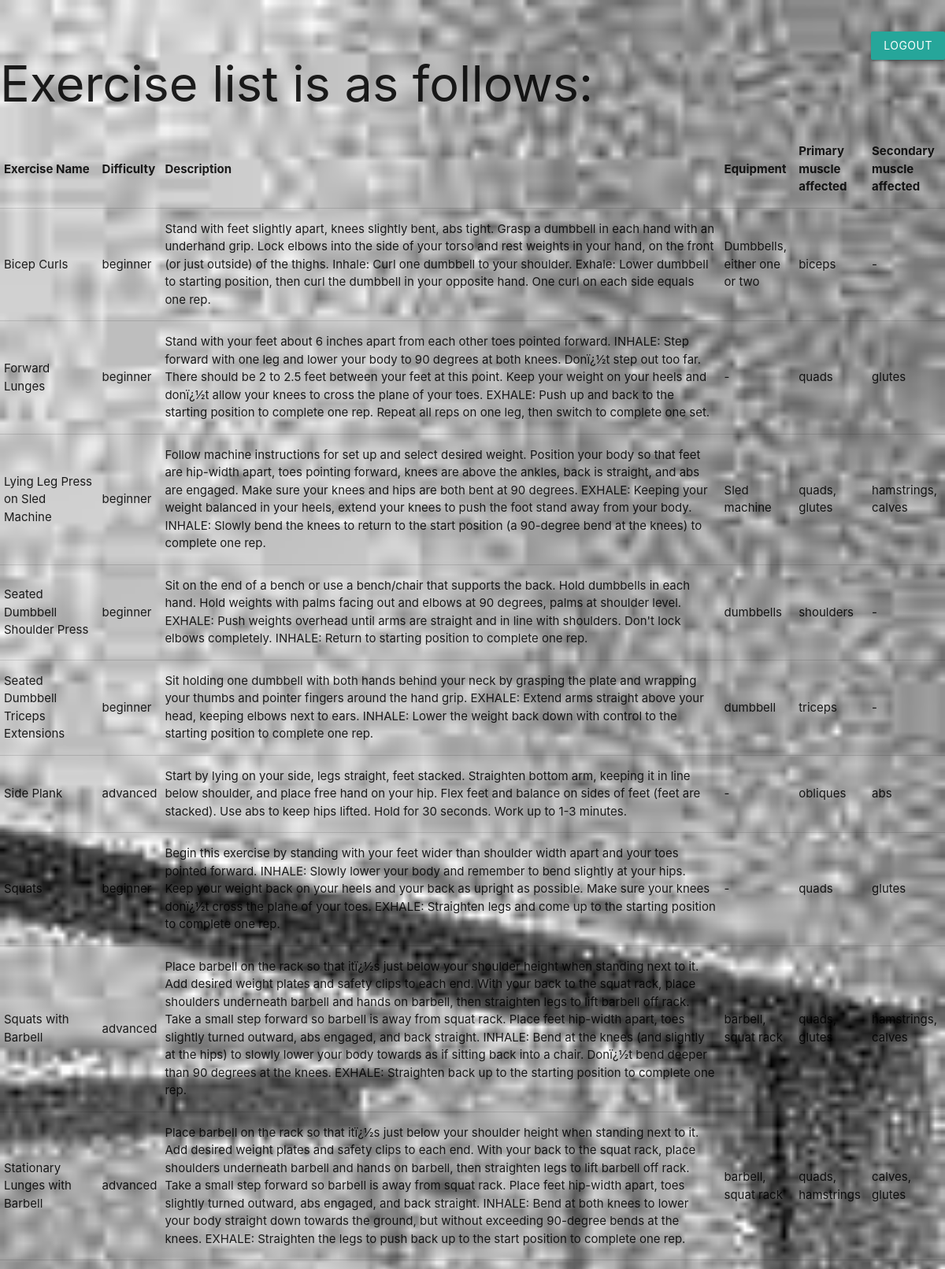
/exercises (signed in, upper part), run on the app's committed database.
### models.py (models this page shows)
class Exercise(db.Model):
    id= db.Column(db.Integer, primary_key=True)
    name= db.Column(db.String(100))
    difficulty= db.Column(db.String(20))
    description= db.Column(db.String(5000))
    equipment_needed= db.Column(db.String(20))
    equipment= db.Column(db.String(100))
    primary_muscle= db.Column(db.String(100))
    secondary_muscle= db.Column(db.String(100))
    routines = db.relationship('Routines', backref='exercise', lazy=True)
    def toDict(self):
        return {
            'id': self.id,
            'name': self.name,
            'difficulty': self.difficulty,
            'description': self.description,
            'equipment_needed': self.equipment_needed,
            'equipment': self.equipment,
            'primary_muscle': self.primary_muscle,
            'secondary_muscle': self.secondary_muscle,
            'routines': self.routines
        }

### main.py (the view)
@app.route('/exercises')
@login_required
def exercises():
    exerciseList = Exercise.query.all()
    exerciseList = [row.toDict() for row in exerciseList]
    return render_template('exercises.html', exerciseList=exerciseList, option=2)

### main.py (called while the page is built)
@login_manager.user_loader
def load_user(user_id):
    return User.query.get(user_id)

### templates/exercises.html (shortened to what this page needs)
{% extends "layout.html" %}
{% block content %}
   <h1>Exercise list is as follows:</h1>
<table>
    <thead>
        <th>Exercise Name</th>
        <th>Difficulty</th>
        <th>Description</th>
        <th>Equipment</th>
        <th>Primary muscle affected</th>
        <th>Secondary muscle affected</th>
    </thead>
    <tbody>
        {% if option==2 %}
            {% for row in exerciseList %}
                <tr>
                    <td>{{row.name}}</td>
                    <td>{{row.difficulty}}</td>
                    <td>{{row.description}}</td>
                    <td>
                        {% if row.equipment == 'null' %}
                            {{"-"}}
                        {% else %}
                            {{row.equipment}}
                        {% endif %}
                    </td>
                    <td>{{row.primary_muscle}}</td>
                    <td>
                        {% if row.secondary_muscle == 'null' %}
                            {{"-"}}
                        {% else %}
                            {{row.secondary_muscle}}
                        {% endif %}
                    </td>
                </tr>
            {% endfor %}
        {% else %}
            <h2>Exercise was not found, please try again.</h2>
        {% endif %}
    </tbody>
</table>
{% endblock %}

### templates/layout.html (shortened to what this page needs)
<!doctype html>
<html>
  <head>
    <link rel="stylesheet" href="{{ url_for('static', filename='style.css') }}">
    <link rel="stylesheet" href="https://cdnjs.cloudflare.com/ajax/libs/materialize/1.0.0/css/materialize.min.css">
  </head>
  <body>
        {% if current_user.is_authenticated %}
          <ul class="right" style="margin-top: 10px">
            <li><a class="waves-effect waves-light btn right" href="/logout">Logout</a></li>
          </ul>
        {% endif %}
    <div id="content">{% block content %}{% endblock %}</div>
  </body>
</html>

### static/style.css (style rules this page uses)
body { background-color: #f2f2f2; padding-top: 30px; height: 100px; background-image: url("gym.jpg"); background-attachment: fixed; background-size: cover; }
.btn { color:red; }

### data on the page
Exercise: name "Bicep Curls", difficulty "beginner", description "Stand with feet slightly apart, knees slightly bent, abs tight. Grasp a dumbbell in each hand with an underhand grip. Lock elbows into the side of your torso and rest weights in your hand, on the front (or just outside) of the thighs. Inhale: Curl one dumbbell to your shoulder. Exhale: Lower dumbbell to starting position, then curl the dumbbell in your opposite hand. One curl on each side equals one rep.", equipment "Dumbbells, either one or two", primary_muscle "biceps", value "-"
Exercise: name "Forward Lunges", difficulty "beginner", description "Stand with your feet about 6 inches apart from each other toes pointed forward. INHALE: Step forward with one leg and lower your body to 90 degrees at both knees. Donï¿½t step out too far. There should be 2 to 2.5 feet between your feet at this point. Keep your weight on your heels and donï¿½t allow your knees to cross the plane of your toes. EXHALE: Push up and back to the starting position to complete one rep. Repeat all reps on one leg, then switch to complete one set.", value "-", primary_muscle "quads", secondary_muscle "glutes"
Exercise: name "Lying Leg Press on Sled Machine", difficulty "beginner", description "Follow machine instructions for set up and select desired weight. Position your body so that feet are hip-width apart, toes pointing forward, knees are above the ankles, back is straight, and abs are engaged. Make sure your knees and hips are both bent at 90 degrees. EXHALE: Keeping your weight balanced in your heels, extend your knees to push the foot stand away from your body. INHALE: Slowly bend the knees to return to the start position (a 90-degree bend at the knees) to complete one rep.", equipment "Sled machine", primary_muscle "quads, glutes", secondary_muscle "hamstrings, calves"
Exercise: name "Seated Dumbbell Shoulder Press", difficulty "beginner", description "Sit on the end of a bench or use a bench/chair that supports the back. Hold dumbbells in each hand. Hold weights with palms facing out and elbows at 90 degrees, palms at shoulder level. EXHALE: Push weights overhead until arms are straight and in line with shoulders. Don't lock elbows completely. INHALE: Return to starting position to complete one rep.", equipment "dumbbells", primary_muscle "shoulders", value "-"
Exercise: name "Seated Dumbbell Triceps Extensions", difficulty "beginner", description "Sit holding one dumbbell with both hands behind your neck by grasping the plate and wrapping your thumbs and pointer fingers around the hand grip. EXHALE: Extend arms straight above your head, keeping elbows next to ears. INHALE: Lower the weight back down with control to the starting position to complete one rep.", equipment "dumbbell", primary_muscle "triceps", value "-"
Exercise: name "Side Plank", difficulty "advanced", description "Start by lying on your side, legs straight, feet stacked. Straighten bottom arm, keeping it in line below shoulder, and place free hand on your hip. Flex feet and balance on sides of feet (feet are stacked). Use abs to keep hips lifted. Hold for 30 seconds. Work up to 1-3 minutes.", value "-", primary_muscle "obliques", secondary_muscle "abs"
Exercise: name "Squats", difficulty "beginner", description "Begin this exercise by standing with your feet wider than shoulder width apart and your toes pointed forward. INHALE: Slowly lower your body and remember to bend slightly at your hips. Keep your weight back on your heels and your back as upright as possible. Make sure your knees donï¿½t cross the plane of your toes. EXHALE: Straighten legs and come up to the starting position to complete one rep.", value "-", primary_muscle "quads", secondary_muscle "glutes"
Exercise: name "Squats with Barbell", difficulty "advanced", description "Place barbell on the rack so that itï¿½s just below your shoulder height when standing next to it. Add desired weight plates and safety clips to each end. With your back to the squat rack, place shoulders underneath barbell and hands on barbell, then straighten legs to lift barbell off rack. Take a small step forward so barbell is away from squat rack. Place feet hip-width apart, toes slightly turned outward, abs engaged, and back straight. INHALE: Bend at the knees (and slightly at the hips) to slowly lower your body towards as if sitting back into a chair. Donï¿½t bend deeper than 90 degrees at the knees. EXHALE: Straighten back up to the starting position to complete one rep.", equipment "barbell, squat rack", primary_muscle "quads, glutes", secondary_muscle "hamstrings, calves"
Exercise: name "Stationary Lunges with Barbell", difficulty "advanced", description "Place barbell on the rack so that itï¿½s just below your shoulder height when standing next to it. Add desired weight plates and safety clips to each end. With your back to the squat rack, place shoulders underneath barbell and hands on barbell, then straighten legs to lift barbell off rack. Take a small step forward so barbell is away from squat rack. Place feet hip-width apart, toes slightly turned outward, abs engaged, and back straight. INHALE: Bend at both knees to lower your body straight down towards the ground, but without exceeding 90-degree bends at the knees. EXHALE: Straighten the legs to push back up to the start position to complete one rep.", equipment "barbell, squat rack", primary_muscle "quads, hamstrings", secondary_muscle "calves, glutes"
